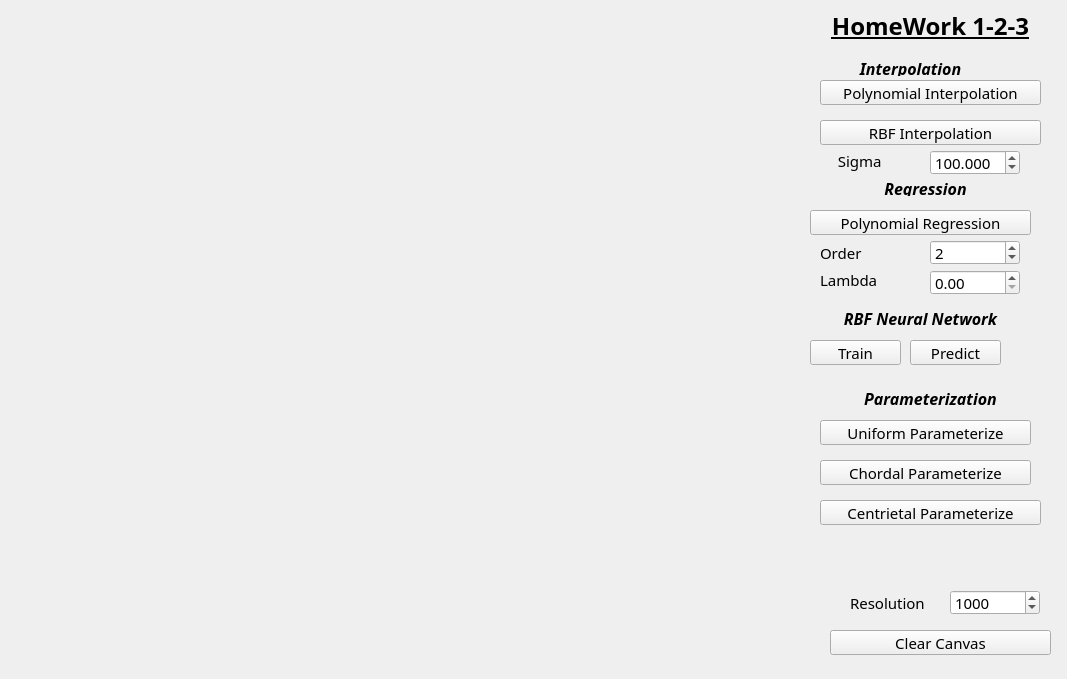
<?xml version="1.0" encoding="UTF-8"?>
<ui version="4.0">
 <class>MainWindow</class>
 <widget class="QWidget" name="MainWindow">
  <property name="geometry">
   <rect>
    <x>0</x>
    <y>0</y>
    <width>1067</width>
    <height>679</height>
   </rect>
  </property>
  <property name="windowTitle">
   <string>MainWindow</string>
  </property>
  <widget class="QPushButton" name="pushButton_PolyInter">
   <property name="geometry">
    <rect>
     <x>820</x>
     <y>80</y>
     <width>221</width>
     <height>25</height>
    </rect>
   </property>
   <property name="font">
    <font>
     <family>JetBrains Mono</family>
     <pointsize>11</pointsize>
    </font>
   </property>
   <property name="cursor">
    <cursorShape>PointingHandCursor</cursorShape>
   </property>
   <property name="text">
    <string>Polynomial Interpolation</string>
   </property>
   <property name="checkable">
    <bool>true</bool>
   </property>
  </widget>
  <widget class="QLabel" name="label">
   <property name="geometry">
    <rect>
     <x>800</x>
     <y>10</y>
     <width>261</width>
     <height>31</height>
    </rect>
   </property>
   <property name="font">
    <font>
     <family>JetBrains Mono</family>
     <pointsize>18</pointsize>
     <weight>75</weight>
     <bold>true</bold>
     <underline>true</underline>
    </font>
   </property>
   <property name="text">
    <string>HomeWork 1-2-3</string>
   </property>
   <property name="alignment">
    <set>Qt::AlignCenter</set>
   </property>
  </widget>
  <widget class="QPushButton" name="pushButton_RBFInter">
   <property name="geometry">
    <rect>
     <x>820</x>
     <y>120</y>
     <width>221</width>
     <height>25</height>
    </rect>
   </property>
   <property name="font">
    <font>
     <family>JetBrains Mono</family>
     <pointsize>11</pointsize>
    </font>
   </property>
   <property name="cursor">
    <cursorShape>PointingHandCursor</cursorShape>
   </property>
   <property name="text">
    <string>RBF Interpolation</string>
   </property>
   <property name="checkable">
    <bool>true</bool>
   </property>
  </widget>
  <widget class="QPushButton" name="pushButton_PolyRegre">
   <property name="geometry">
    <rect>
     <x>810</x>
     <y>210</y>
     <width>221</width>
     <height>25</height>
    </rect>
   </property>
   <property name="font">
    <font>
     <family>JetBrains Mono</family>
     <pointsize>11</pointsize>
    </font>
   </property>
   <property name="cursor">
    <cursorShape>PointingHandCursor</cursorShape>
   </property>
   <property name="text">
    <string>Polynomial Regression</string>
   </property>
   <property name="checkable">
    <bool>true</bool>
   </property>
  </widget>
  <widget class="QPushButton" name="pushButton_Clear">
   <property name="geometry">
    <rect>
     <x>830</x>
     <y>630</y>
     <width>221</width>
     <height>25</height>
    </rect>
   </property>
   <property name="font">
    <font>
     <family>JetBrains Mono</family>
     <pointsize>11</pointsize>
    </font>
   </property>
   <property name="cursor">
    <cursorShape>PointingHandCursor</cursorShape>
   </property>
   <property name="text">
    <string>Clear Canvas</string>
   </property>
  </widget>
  <widget class="QDoubleSpinBox" name="doubleSpinBox">
   <property name="geometry">
    <rect>
     <x>930</x>
     <y>150</y>
     <width>90</width>
     <height>25</height>
    </rect>
   </property>
   <property name="font">
    <font>
     <family>JetBrains Mono</family>
     <pointsize>11</pointsize>
    </font>
   </property>
   <property name="decimals">
    <number>3</number>
   </property>
   <property name="minimum">
    <double>0.001000000000000</double>
   </property>
   <property name="maximum">
    <double>300.000000000000000</double>
   </property>
   <property name="singleStep">
    <double>0.100000000000000</double>
   </property>
   <property name="value">
    <double>100.000000000000000</double>
   </property>
  </widget>
  <widget class="QLabel" name="label_Sigma">
   <property name="geometry">
    <rect>
     <x>830</x>
     <y>150</y>
     <width>71</width>
     <height>21</height>
    </rect>
   </property>
   <property name="font">
    <font>
     <family>JetBrains Mono</family>
     <pointsize>11</pointsize>
    </font>
   </property>
   <property name="text">
    <string>  Sigma</string>
   </property>
  </widget>
  <widget class="QLabel" name="label_Order">
   <property name="geometry">
    <rect>
     <x>820</x>
     <y>240</y>
     <width>51</width>
     <height>25</height>
    </rect>
   </property>
   <property name="font">
    <font>
     <family>JetBrains Mono</family>
     <pointsize>11</pointsize>
    </font>
   </property>
   <property name="text">
    <string>Order</string>
   </property>
  </widget>
  <widget class="QLabel" name="label_Lambda">
   <property name="geometry">
    <rect>
     <x>820</x>
     <y>270</y>
     <width>61</width>
     <height>20</height>
    </rect>
   </property>
   <property name="font">
    <font>
     <family>JetBrains Mono</family>
     <pointsize>11</pointsize>
    </font>
   </property>
   <property name="text">
    <string>Lambda</string>
   </property>
  </widget>
  <widget class="QDoubleSpinBox" name="doubleSpinBox_2">
   <property name="geometry">
    <rect>
     <x>930</x>
     <y>240</y>
     <width>90</width>
     <height>25</height>
    </rect>
   </property>
   <property name="font">
    <font>
     <family>JetBrains Mono</family>
     <pointsize>11</pointsize>
    </font>
   </property>
   <property name="decimals">
    <number>0</number>
   </property>
   <property name="minimum">
    <double>1.000000000000000</double>
   </property>
   <property name="value">
    <double>2.000000000000000</double>
   </property>
  </widget>
  <widget class="QDoubleSpinBox" name="doubleSpinBox_3">
   <property name="geometry">
    <rect>
     <x>930</x>
     <y>270</y>
     <width>90</width>
     <height>25</height>
    </rect>
   </property>
   <property name="font">
    <font>
     <family>JetBrains Mono</family>
     <pointsize>11</pointsize>
    </font>
   </property>
  </widget>
  <widget class="QLabel" name="label_Resolution">
   <property name="geometry">
    <rect>
     <x>850</x>
     <y>590</y>
     <width>90</width>
     <height>25</height>
    </rect>
   </property>
   <property name="font">
    <font>
     <family>JetBrains Mono</family>
     <pointsize>11</pointsize>
    </font>
   </property>
   <property name="text">
    <string>Resolution</string>
   </property>
  </widget>
  <widget class="QDoubleSpinBox" name="doubleSpinBox_4">
   <property name="geometry">
    <rect>
     <x>950</x>
     <y>590</y>
     <width>90</width>
     <height>25</height>
    </rect>
   </property>
   <property name="font">
    <font>
     <family>JetBrains Mono</family>
     <pointsize>11</pointsize>
    </font>
   </property>
   <property name="decimals">
    <number>0</number>
   </property>
   <property name="minimum">
    <double>10.000000000000000</double>
   </property>
   <property name="maximum">
    <double>90000.000000000000000</double>
   </property>
   <property name="value">
    <double>1000.000000000000000</double>
   </property>
  </widget>
  <widget class="QLabel" name="label_Interpolation">
   <property name="geometry">
    <rect>
     <x>840</x>
     <y>60</y>
     <width>141</width>
     <height>16</height>
    </rect>
   </property>
   <property name="font">
    <font>
     <family>JetBrains Mono</family>
     <pointsize>12</pointsize>
     <weight>75</weight>
     <italic>true</italic>
     <bold>true</bold>
    </font>
   </property>
   <property name="text">
    <string>Interpolation</string>
   </property>
   <property name="alignment">
    <set>Qt::AlignCenter</set>
   </property>
  </widget>
  <widget class="QLabel" name="label_Regression">
   <property name="geometry">
    <rect>
     <x>860</x>
     <y>180</y>
     <width>131</width>
     <height>16</height>
    </rect>
   </property>
   <property name="font">
    <font>
     <family>JetBrains Mono</family>
     <pointsize>12</pointsize>
     <weight>75</weight>
     <italic>true</italic>
     <bold>true</bold>
    </font>
   </property>
   <property name="text">
    <string>Regression</string>
   </property>
   <property name="alignment">
    <set>Qt::AlignCenter</set>
   </property>
  </widget>
  <widget class="QLabel" name="label_RBF">
   <property name="geometry">
    <rect>
     <x>830</x>
     <y>310</y>
     <width>181</width>
     <height>16</height>
    </rect>
   </property>
   <property name="font">
    <font>
     <family>JetBrains Mono</family>
     <pointsize>12</pointsize>
     <weight>75</weight>
     <italic>true</italic>
     <bold>true</bold>
    </font>
   </property>
   <property name="text">
    <string>RBF Neural Network</string>
   </property>
   <property name="alignment">
    <set>Qt::AlignCenter</set>
   </property>
  </widget>
  <widget class="QPushButton" name="pushButton_Train">
   <property name="enabled">
    <bool>true</bool>
   </property>
   <property name="geometry">
    <rect>
     <x>810</x>
     <y>340</y>
     <width>91</width>
     <height>25</height>
    </rect>
   </property>
   <property name="font">
    <font>
     <family>JetBrains Mono</family>
     <pointsize>11</pointsize>
    </font>
   </property>
   <property name="cursor">
    <cursorShape>PointingHandCursor</cursorShape>
   </property>
   <property name="text">
    <string>Train</string>
   </property>
   <property name="checkable">
    <bool>false</bool>
   </property>
  </widget>
  <widget class="QPushButton" name="pushButton_Predict">
   <property name="geometry">
    <rect>
     <x>910</x>
     <y>340</y>
     <width>91</width>
     <height>25</height>
    </rect>
   </property>
   <property name="font">
    <font>
     <family>JetBrains Mono</family>
     <pointsize>11</pointsize>
    </font>
   </property>
   <property name="cursor">
    <cursorShape>PointingHandCursor</cursorShape>
   </property>
   <property name="text">
    <string>Predict</string>
   </property>
   <property name="checkable">
    <bool>true</bool>
   </property>
  </widget>
  <widget class="QLabel" name="label_Param">
   <property name="geometry">
    <rect>
     <x>840</x>
     <y>390</y>
     <width>181</width>
     <height>16</height>
    </rect>
   </property>
   <property name="font">
    <font>
     <family>JetBrains Mono</family>
     <pointsize>12</pointsize>
     <weight>75</weight>
     <italic>true</italic>
     <bold>true</bold>
    </font>
   </property>
   <property name="text">
    <string>Parameterization</string>
   </property>
   <property name="alignment">
    <set>Qt::AlignCenter</set>
   </property>
  </widget>
  <widget class="QPushButton" name="pushButton_UniformParam">
   <property name="geometry">
    <rect>
     <x>820</x>
     <y>420</y>
     <width>211</width>
     <height>25</height>
    </rect>
   </property>
   <property name="font">
    <font>
     <family>JetBrains Mono</family>
     <pointsize>11</pointsize>
    </font>
   </property>
   <property name="cursor">
    <cursorShape>PointingHandCursor</cursorShape>
   </property>
   <property name="text">
    <string>Uniform Parameterize</string>
   </property>
   <property name="checkable">
    <bool>true</bool>
   </property>
  </widget>
  <widget class="QPushButton" name="pushButton_ChordalParam">
   <property name="geometry">
    <rect>
     <x>820</x>
     <y>460</y>
     <width>211</width>
     <height>25</height>
    </rect>
   </property>
   <property name="font">
    <font>
     <family>JetBrains Mono</family>
     <pointsize>11</pointsize>
    </font>
   </property>
   <property name="cursor">
    <cursorShape>PointingHandCursor</cursorShape>
   </property>
   <property name="text">
    <string>Chordal Parameterize</string>
   </property>
   <property name="checkable">
    <bool>true</bool>
   </property>
  </widget>
  <widget class="QPushButton" name="pushButton_CentrietalParam">
   <property name="geometry">
    <rect>
     <x>820</x>
     <y>500</y>
     <width>221</width>
     <height>25</height>
    </rect>
   </property>
   <property name="font">
    <font>
     <family>JetBrains Mono</family>
     <pointsize>11</pointsize>
    </font>
   </property>
   <property name="cursor">
    <cursorShape>PointingHandCursor</cursorShape>
   </property>
   <property name="text">
    <string>Centrietal Parameterize</string>
   </property>
   <property name="checkable">
    <bool>true</bool>
   </property>
  </widget>
 </widget>
 <resources/>
 <connections/>
</ui>
